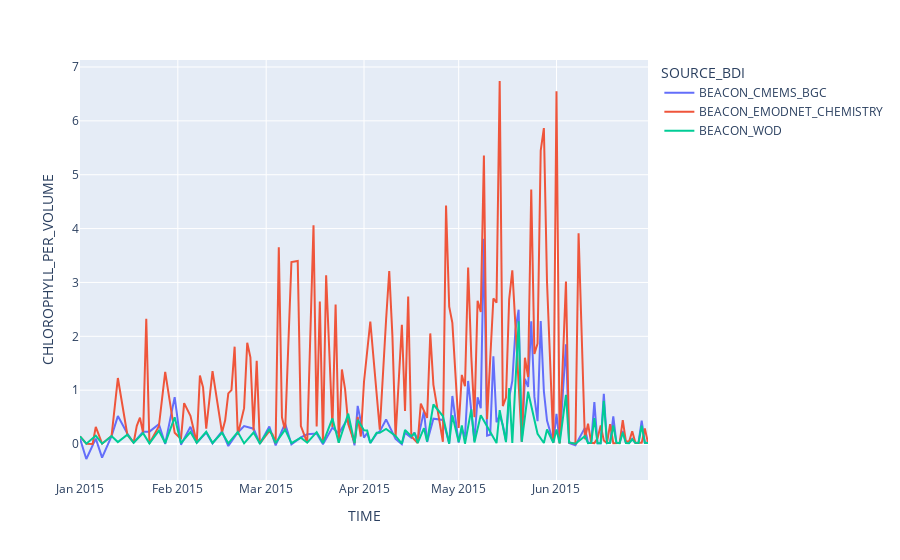

Here is the notebook cell this chart was saved with:
### Code cell
import geopandas as gpd
# Turn the DataFrame into a GeoDataFrame
gdf = gpd.GeoDataFrame(
    df,
    geometry=gpd.points_from_xy(df.LONGITUDE, df.LATITUDE),
    crs="EPSG:4326"
)

import plotly.graph_objects as go
import plotly.express as px
# Ensure time is datetime
gdf["TIME"] = pd.to_datetime(gdf["TIME"])

# Resample by day for each source_bdi and calculate mean temperature
mean_daily = (
    gdf.groupby([pd.Grouper(key="TIME", freq="D"), "SOURCE_BDI"])["CHLOROPHYLL_PER_VOLUME"]
    .mean()
    .reset_index()
)

# Plot with a line per source_bdi
fig = px.line(mean_daily,x="TIME", y="CHLOROPHYLL_PER_VOLUME", color="SOURCE_BDI")
fig.show()
